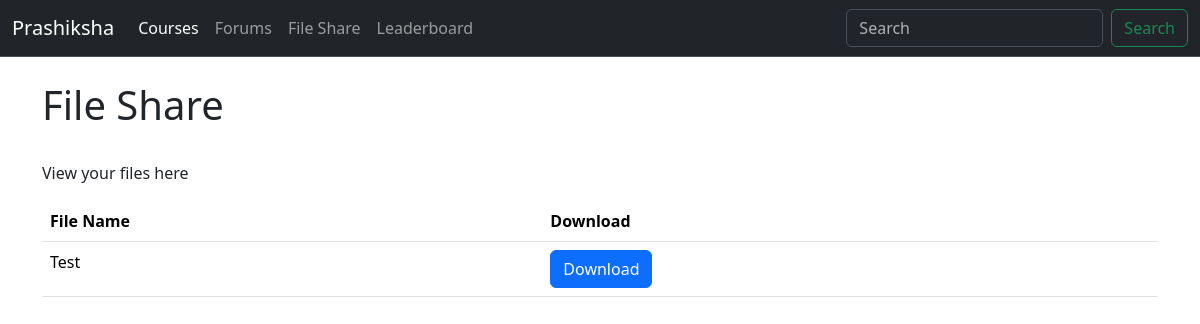
The page /file/ on the database as committed earlier.
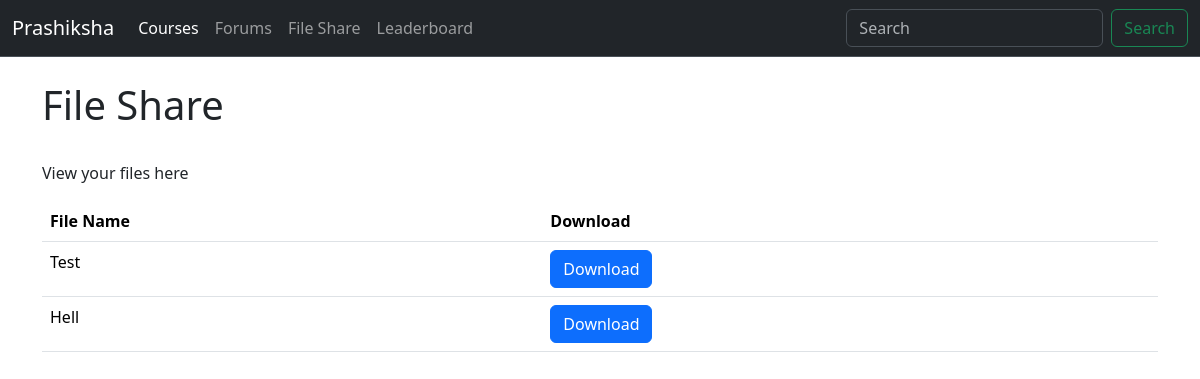
The same page on the database as committed later.
### fileShare/models.py (models this page shows, shortened)
class FileModel(models.Model):
    title = models.CharField(max_length=100)
    file = models.FileField(null=True, blank=True,upload_to="img/")
    date = models.DateField(blank=True, null=True)

### fileShare/views.py (the view)
# urls.py: path('',views.fileView,name='fileView'),
def fileView(request):
    files = FileModel.objects.all()
    return render(request, 'fileView.html', {'files': files}  )

### template/fileView.html (shortened to what this page needs)
{% extends "base.html" %}
{% block body %}
<div class="container py-4">
    <h1>File Share</h1> <br>
    <p>View your files here</p>
    <table class="table">
        <thead>
            <tr>
                <th>File Name</th>
                <th>Download</th>
            </tr>
        </thead>
        <tbody>
            {% for file in files %}
            <tr>
                <td>{{ file.title }}</td>
                <td><a href="{{ file.file.url }}" class='btn btn-primary'>Download</a></td>
            </tr>
            {% endfor %}
        </tbody>
    </table>
</div>
{% endblock body %}

### template/base.html (shortened to what this page needs)
<!doctype html>
<html lang="en">
  <head>
    <link href="https://cdn.jsdelivr.net/npm/bootstrap@5.3.3/dist/css/bootstrap.min.css" rel="stylesheet">
  </head>
  <body>
    <nav class="navbar navbar-expand-lg bg-dark border-bottom border-body" data-bs-theme="dark">
    <div class="container-fluid">
      <a class="navbar-brand" href="#">Prashiksha</a>
      <div class="collapse navbar-collapse" id="navbarSupportedContent">
        <ul class="navbar-nav me-auto mb-2 mb-lg-0">
          <li class="nav-item">
            <a class="nav-link active" aria-current="page" href="#">Courses</a>
          </li>
          <li class="nav-item">
            <a class="nav-link" href="#">Forums</a>
          </li>
          <li class="nav-item">
            <a class="nav-link" href="/file">File Share</a>
          </li>
          <li class="nav-item">
            <a class="nav-link" href="#">Leaderboard</a>
          </li>
        </ul>
        <form class="d-flex" role="search">
          <input class="form-control me-2" type="search" placeholder="Search" aria-label="Search">
          <button class="btn btn-outline-success" type="submit">Search</button>
        </form>
      </div>
    </div>
  </nav>
  </body>
  {% block body %}{% endblock body %}
  </html>

Rows that differ between the two databases and show on the page:
added FileModel: title "Hell"
